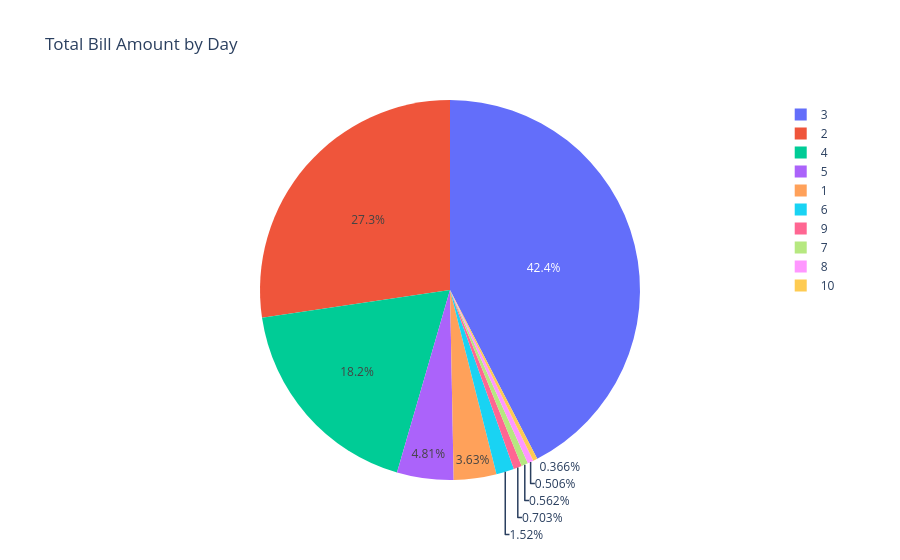

Source (notebook cell):
### Code cell
fig = px.pie(df, names='bedRoom', title='Total Bill Amount by Day')

# Show the plot
fig.show()

### Figure 1 — Plotly figure (JSON) as saved in the notebook; plotly's stock layout.template omitted (floating-point values rounded to 4 significant figures; data arrays with more than 128 entries replaced by an {"elided": "..."} marker saying what was removed)
{"data": [{"domain": {"x": [0, 1], "y": [0, 1]}, "hovertemplate": "bedRoom=%{label}<extra></extra>", "labels": {"elided": "3556 float values"}, "legendgroup": "", "name": "", "showlegend": true, "type": "pie"}], "layout": {"legend": {"tracegroupgap": 0}, "title": {"text": "Total Bill Amount by Day"}}}
